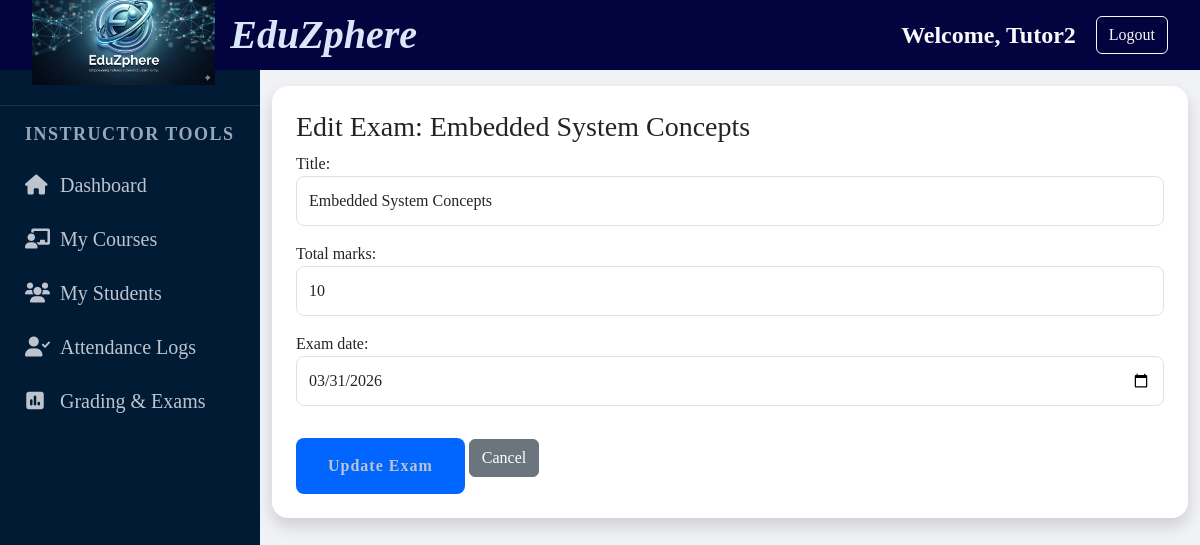
The app's page /records/edit-exam/6/ (signed in) with its own data.
### records/models.py (models this page shows, shortened)
class Exam(models.Model):
    course = models.ForeignKey(Course, on_delete=models.CASCADE)
    title = models.CharField(max_length=200)
    total_marks = models.IntegerField()
    exam_date = models.DateField()

### records/views.py (the view)
# urls.py: path('edit-exam/<int:exam_id>/', edit_exam, name='edit_exam'),
@login_required
def edit_exam(request, exam_id):
    exam = get_object_or_404(Exam, id=exam_id)
    if exam.course.instructor != request.user:
        messages.error(request, "Access Denied.")
        return redirect('exam_list')
    if request.method == "POST":
        form = ExamForm(request.POST, instance=exam)
        if form.is_valid():
            form.save()
            messages.success(request, "Exam details updated successfully.")
            return redirect('exam_list')
    else:
        form = ExamForm(instance=exam)
    return render(request, 'edit_exam.html', {'form': form, 'exam': exam})

### records/forms.py
class ExamForm(forms.ModelForm):
    class Meta:
        model = Exam
        fields = ['title', 'total_marks', 'exam_date']
        widgets = {
            'exam_date': forms.DateInput(attrs={'type': 'date', 'class': 'form-control'}),
            'title': forms.TextInput(attrs={'class': 'form-control', 'placeholder': 'Exam Title'}),
            'total_marks': forms.NumberInput(attrs={'class': 'form-control'}),
        }

### templates/edit_exam.html (shortened to what this page needs)
{% extends 'base.html' %}
{% block content %}
<div class="container py-5">
    <div class="card shadow border-0 rounded-4 p-4">
        <h3>Edit Exam: {{ exam.title }}</h3>
        <form method="POST">
            {{ form.as_p }}
            <div class="mt-3">
                <button type="submit" class="btn btn-primary">Update Exam</button>
                <a href="{% url 'exam_list' %}" class="btn btn-secondary">Cancel</a>
            </div>
        </form>
    </div>
</div>
{% endblock %}

### templates/base.html (shortened to what this page needs)
{% load static %}
<!DOCTYPE html>
<html lang="en">
<head>
    <link href="https://cdn.jsdelivr.net/npm/bootstrap@5.3.0/dist/css/bootstrap.min.css" rel="stylesheet">
    <link rel="stylesheet" href="{% static 'css/style.css' %}">
    <link rel="stylesheet" href="https://cdnjs.cloudflare.com/ajax/libs/font-awesome/6.0.0/css/all.min.css">
</head>
<body>
    <div class="dashboard-wrapper">
        <header class="main-header">
            <div class="logo-container">
                <img src="{% static 'images/logo.png' %}" alt="EduZphere Logo" class="logo-image">
                <span class="logo-text">EduZphere</span>
            </div>
            <div class="header-auth-bar">
            {% if user.is_authenticated %}
                <span class="text-light fs-4">Welcome, {{ user.username }}</span>
                <a href="{% url 'logout' %}" class="btn btn-outline-light btn-md">Logout</a>
            {% else %}
                <a href="{% url 'login' %}" class="text-white me-3 text-decoration-none">Login</a>
                <a href="{% url 'register' %}" class="btn btn-light btn-sm">Join Now</a>
            {% endif %}
            </div>
        </header>
        <div class="main-body-container">
            <nav class="sidebar">
           <ul>
            {% if not user.is_authenticated %}
            <li class="sidebar-divider">Discovery</li>
            <li><a href="{% url 'home' %}" class="{% if request.resolver_match.url_name == 'home' %}active{% endif %}"><i class="fa-solid fa-house"></i> Home</a></li>
            <li><a href="{% url 'about' %}" class="{% if request.resolver_match.url_name == 'about' %}active{% endif %}"><i class="fa-solid fa-circle-info"></i> About EduZphere</a></li>
            <li><a href="{% url 'workshops' %}" class="{% if request.resolver_match.url_name == 'workshops' %}active{% endif %}"><i class="fa-solid fa-bolt"></i> Free Workshops</a></li>
            <li><a href="{% url 'contact' %}" class="{% if request.resolver_match.url_name == 'contact' %}active{% endif %}"><i class="fa-solid fa-envelope"></i> Contact Support</a></li>
            <li class="sidebar-divider">Getting Started</li>
            {% if user.is_authenticated and user.is_staff or user.profile.role == 'admin' %}
                <li class="sidebar-divider">Administration</li>
                <li>
                    <a href="{% url 'dashboard' %}" class="{% if request.resolver_match.url_name == 'dashboard' %}active{% endif %}">
                        <i class="fa-solid fa-gauge-high"></i> Admin Dashboard
                    </a>
                </li>
                <li><a href="/admin/"><i class="fa-solid fa-database"></i>Administration</a></li>
            {% endif %}
            <li><a href="{% url 'register' %}"><i class="fa-solid fa-user-plus"></i> Become a Member</a></li>
            {% elif user.profile.role == 'instructor' %}
            <li class="sidebar-divider">Instructor Tools</li>
            <li><a href="{% url 'home' %}" class="{% if request.resolver_match.url_name == 'dashboard' %}active{% endif %}"><i class="fa-solid fa-house"></i> Dashboard</a></li>
            <li><a href="{% url 'course_list' %}" class="{% if request.resolver_match.url_name == 'course_list' %}active{% endif %}"><i class="fa-solid fa-chalkboard-user"></i> My Courses</a></li>
            <li><a href="{% url 'student_list' %}" class="{% if request.resolver_match.url_name == 'student_list' %}active{% endif %}""><i class="fa-solid fa-users"></i> My Students</a></li>
            <li><a href="{% url 'attendance' %}" class="{% if request.resolver_match.url_name == 'attendance' %}active{% endif %}"><i class="fa-solid fa-user-check"></i> Attendance Logs</a></li>
            <li><a href="{% url 'exam_list' %}" class="{% if request.resolver_match.url_name == 'exam_list' %}active{% endif %}"><i class="fa-solid fa-square-poll-vertical"></i> Grading & Exams</a></li>
            {% endif %}
            </ul>
            </nav>
            <div class="main-content">
            {% block content %}
            {% endblock %}
            </div>
        </div>
    </div>
</body>
</html>

### static/css/style.css (style rules this page uses)
:root { --main-bg:var(--text-light); --glass-bg: rgba(255, 255, 255, 0.9); --sidebar-bg: #011627; --accent-blue: #0066ff; --text-dark: #1a202c; --text-muted: #718096; }
html,body { background-size: cover; background-attachment: fixed; font-family:'Times New Roman', Times, serif; height: 100%; margin: 0; overflow: hidden; }
:root { --main-bg-color: #f0f2f5; --sidebar-bg-color: #021b35; --sidebar-hover: rgba(255, 255, 255, 0.1); --accent-blue: #0066ff; --text-light: #bdc4ce; --white: #ffffff; }
* { box-sizing: border-box; margin: 0; padding: 0; }
.main-header { height: 100px; grid-area: header; background-color: rgb(3, 3, 63); display: flex; justify-content: space-between; align-items: center; padding: 0 2rem; border-bottom: none; height: 70px; flex-shrink: 0; z-index: 1000; }
.header-auth-bar { display: flex; align-items: center; gap: 20px; font-size: 1.3rem; font-weight: bold; }
.logo-container { display: flex; align-items: center; }
.logo-image { height: 100px; object-fit: contain; margin-right: 15px; }
.logo-text { font-size: 2.5rem; font-family:'Times New Roman', Times, serif; font-style: italic; font-weight: 800; color: #dae7f8; font-weight: bold; }
.dashboard-wrapper { display: flex; flex-direction: column; height: 100vh; overflow: hidden; }
.main-body-container { grid-area: main-body; display: flex; flex: 1; overflow: hidden; min-height: calc(100vh - 70px); }
.sidebar { width: 260px; background-color: #021b35;; min-height: 100vh; overflow-y: auto; padding: 20px 0; transition: all 0.3s; }
.sidebar ul { list-style: none; padding: 0; }
.sidebar ul li a { display: flex; align-items: center; padding: 12px 25px; color: #bdc4ce; text-decoration: none; font-size: 20px; transition: 0.3s; }
.sidebar ul li a i { margin-right: 15px; width: 20px; text-align: center; }
.sidebar-divider { padding: 20px 25px 10px; font-size: 18px; text-transform: uppercase; letter-spacing: 1.5px; color: #99a7b7; font-weight: bold; border-top: 1px solid rgba(255,255,255,0.1); margin-top: 15px; padding-top: 15px; }
.main-content { flex: 1; padding: 0; background-color: var(--main-bg-color); overflow-y: auto; display: block; }
.btn-primary { display: inline-block; padding: 1rem 2rem; background-color: var(--accent-blue); color: var(--text-light); text-decoration: none; border-radius: 8px; margin-top: 1rem; }
.btn-primary { background-color: #0066ff !important; border: none !important; letter-spacing: 1px; transition: all 0.3s ease; }
.form-control { border-radius: 8px; padding: 0.75rem; border: 1px solid #dee2e6; font-size: 1rem; }
.btn-primary { background-color: var(--accent-blue); border: none; font-weight: 600; transition: all 0.3s ease; }
.container.py-5 { padding-top: 1rem !important; }

### records on screen
Exam: title "Embedded System Concepts", total_marks "10", exam_date "03/31/2026"

### other values on screen
{{ user.username }} "Tutor2"
